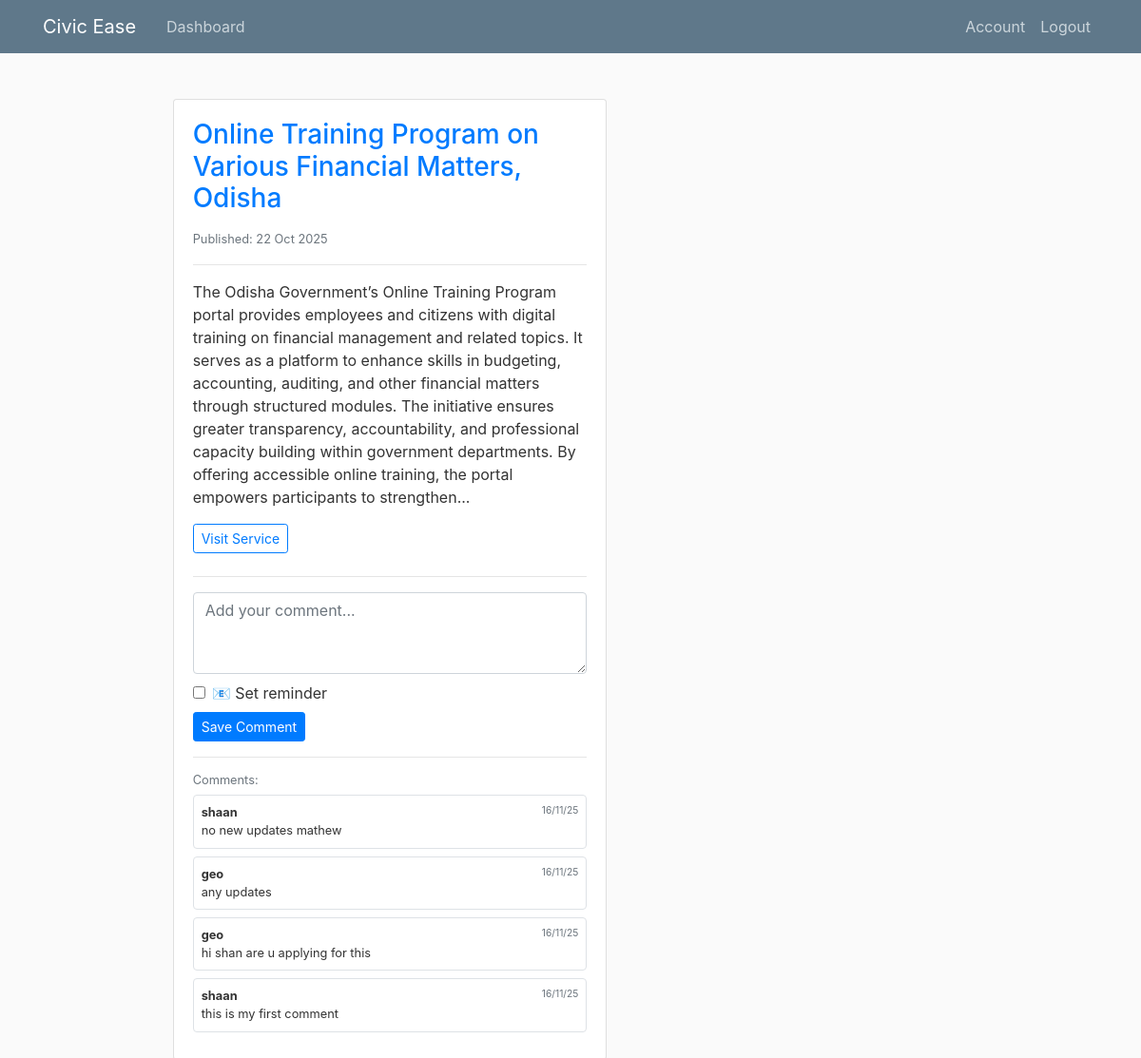
The app's page /post/1 (signed in) with its own data.
### flaskblog/models.py (models this page shows, shortened)
class Post(db.Model):
    __tablename__ = 'post'
    id = db.Column(db.Integer, primary_key=True)
    title = db.Column(db.String(100), nullable=False)
    rss_category_id = db.Column(db.Integer, nullable=True)
    rss_category_name = db.Column(db.String(120), nullable=True)
    rss_link = db.Column(db.String(300), nullable=True)
    rss_description = db.Column(db.Text, nullable=True)
    rss_pubDate = db.Column(db.DateTime, nullable=True)
    reviews = db.relationship('Review', back_populates='post')

class Review(db.Model):
    __tablename__ = 'review'
    id = db.Column(db.Integer, primary_key=True)
    date_posted = db.Column(db.DateTime, nullable=False, default=datetime.utcnow)
    content = db.Column(db.Text, nullable=False)
    user_id = db.Column(db.Integer, db.ForeignKey('user.id'), nullable=False)
    post_id = db.Column(db.Integer, db.ForeignKey('post.id'), nullable=False)
    reminder_enabled = db.Column(db.Boolean, nullable=False, default=False)
    reminder_datetime = db.Column(db.DateTime, nullable=True)
    reminder_sent = db.Column(db.Boolean, nullable=False, default=False)
    post = db.relationship('Post', back_populates='reviews')
    user = db.relationship('User', back_populates='reviews')

class User(db.Model, UserMixin):
    __tablename__ = 'user'
    id = db.Column(db.Integer, primary_key=True)
    username = db.Column(db.String(20), unique=True, nullable=False)
    email = db.Column(db.String(120), unique=True, nullable=False)
    image_file = db.Column(db.String(20), nullable=False, default='default.jpg')
    password = db.Column(db.String(60), nullable=False)
    reviews = db.relationship('Review', back_populates='user')

### flaskblog/routes.py (the view)
@app.route("/post/<int:post_id>")
@login_required
def post_detail(post_id):
    post = Post.query.get_or_404(post_id)
    reviews = Review.query.filter_by(post_id=post_id).order_by(Review.date_posted.desc()).all()
    return render_template('post.html', post=post, reviews=reviews)

### flaskblog/models.py (called while the page is built)
@login_manager.user_loader
def load_user(user_id):
    return User.query.get(int(user_id))

### flaskblog/templates/post.html (shortened to what this page needs)
{% extends "layout.html" %}
{% block content %}
<div class="container mt-4">
    <div class="row">
        <div class="col-md-8 offset-md-2">
            <div class="card">
                <div class="card-body">
                    <h3 class="card-title text-primary">{{ post.title }}</h3>
                    {% if post.rss_pubDate %}
                        <small class="text-muted">
                             Published: {{ post.rss_pubDate.strftime('%d %b %Y') }}
                        </small>
                    {% endif %}
                    <hr>
                    <p class="card-text">{{ post.rss_description }}</p>
                    {% if post.rss_link %}
                        <a href="{{ post.rss_link }}" target="_blank" class="btn btn-outline-primary btn-sm mb-2">
                             Visit Service
                        </a>
                    {% endif %}
                    <hr>
                    {% if current_user.is_authenticated %}
                        <form method="POST" action="{{ url_for('add_comment') }}">
                            <div class="mb-2">
                                <textarea class="form-control" name="comment" rows="3" placeholder="Add your comment..."></textarea>
                            </div>
                            <div class="form-check mb-2">
                                <input class="form-check-input" type="checkbox" name="reminder_enabled" id="reminder_{{ post.id }}" value="1">
                                <label class="form-check-label" for="reminder_{{ post.id }}">📧 Set reminder</label>
                            </div>
                            <button type="submit" class="btn btn-primary btn-sm">Save Comment</button>
                        </form>
                    {% else %}
                        <small class="text-muted">
                            <a href="{{ url_for('login') }}">Login</a> to add comments and set reminders
                        </small>
                    {% endif %}
                    <hr>
                    {% if reviews %}
                        <div class="comments-section">
                            <h6 class="small text-muted mb-2">Comments:</h6>
                            {% for review in reviews %}
                                <div class="small mb-2 p-2 bg-white rounded border">
                                    <div class="d-flex justify-content-between">
                                        <strong>{{ review.user.username }}</strong>
                                        <small class="text-muted">{{ review.date_posted.strftime('%d/%m/%y') }}</small>
                                    </div>
                                    <div>{{ review.content }}</div>
                                </div>
                            {% endfor %}
                        </div>
                    {% endif %}
                </div>
            </div>
        </div>
    </div>
</div>
{% endblock content %}

### flaskblog/static/main.css (style rules this page uses)
body { background: #fafafa; color: #333333; margin-top: 5rem; }
h1, h2, h3, h4, h5, h6 { color: #444444; }

### records on screen
Post: title "Online Training Program on Various Financial Matters, Odisha", rss_pubDate "22 Oct 2025", rss_description "The Odisha Government’s Online Training Program portal provides employees and citizens with digital training on financial management and related topics. It serves as a platform to enhance skills in budgeting, accounting, auditing, and other financial matters through structured modules. The initiative ensures greater transparency, accountability, and professional capacity building within government departments. By offering accessible online training, the portal empowers participants to strengthen..."
Review: user.username "shaan", date_posted "16/11/25", content "no new updates mathew"
Review: user.username "geo", date_posted "16/11/25", content "any updates"
Review: user.username "geo", date_posted "16/11/25", content "hi shan are u applying for this"
Review: user.username "shaan", date_posted "16/11/25", content "this is my first comment"
